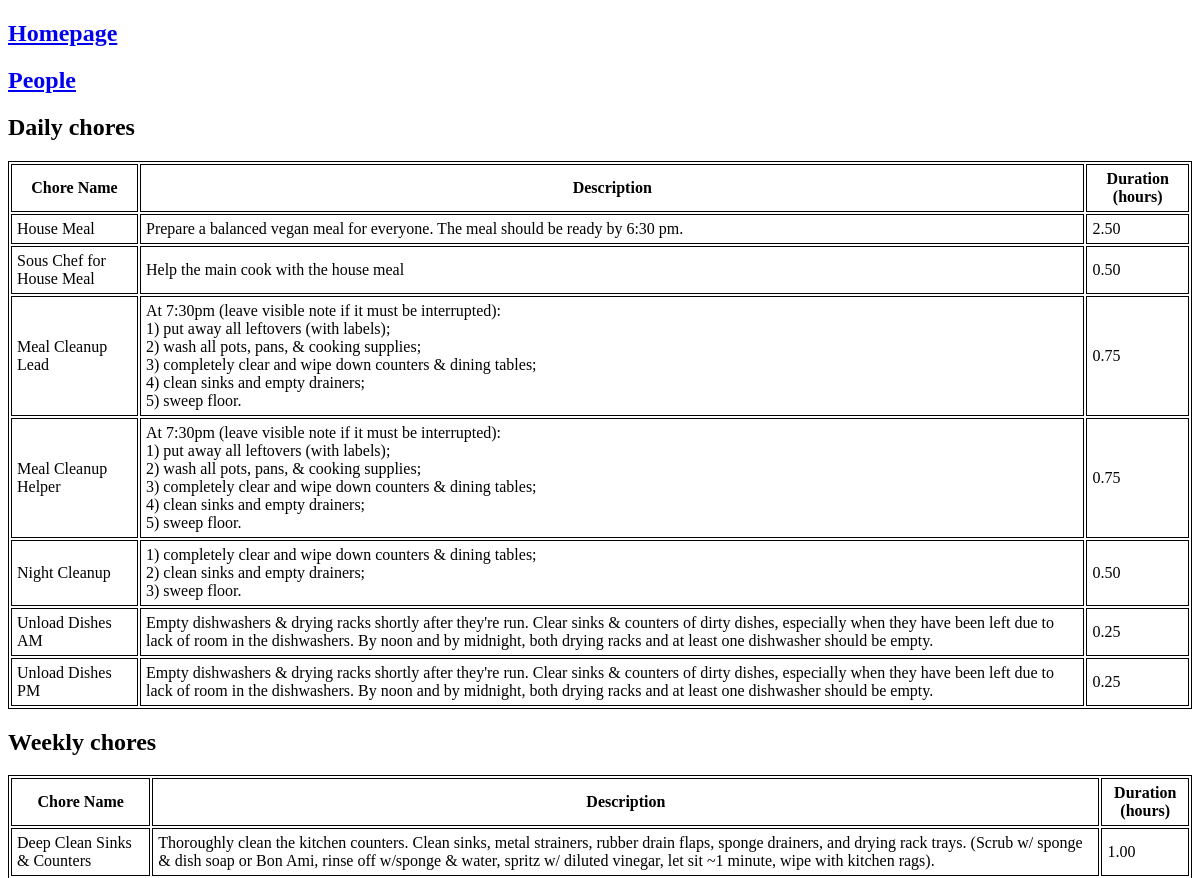
/tasks (upper part), run on an earlier commit of the app's database.
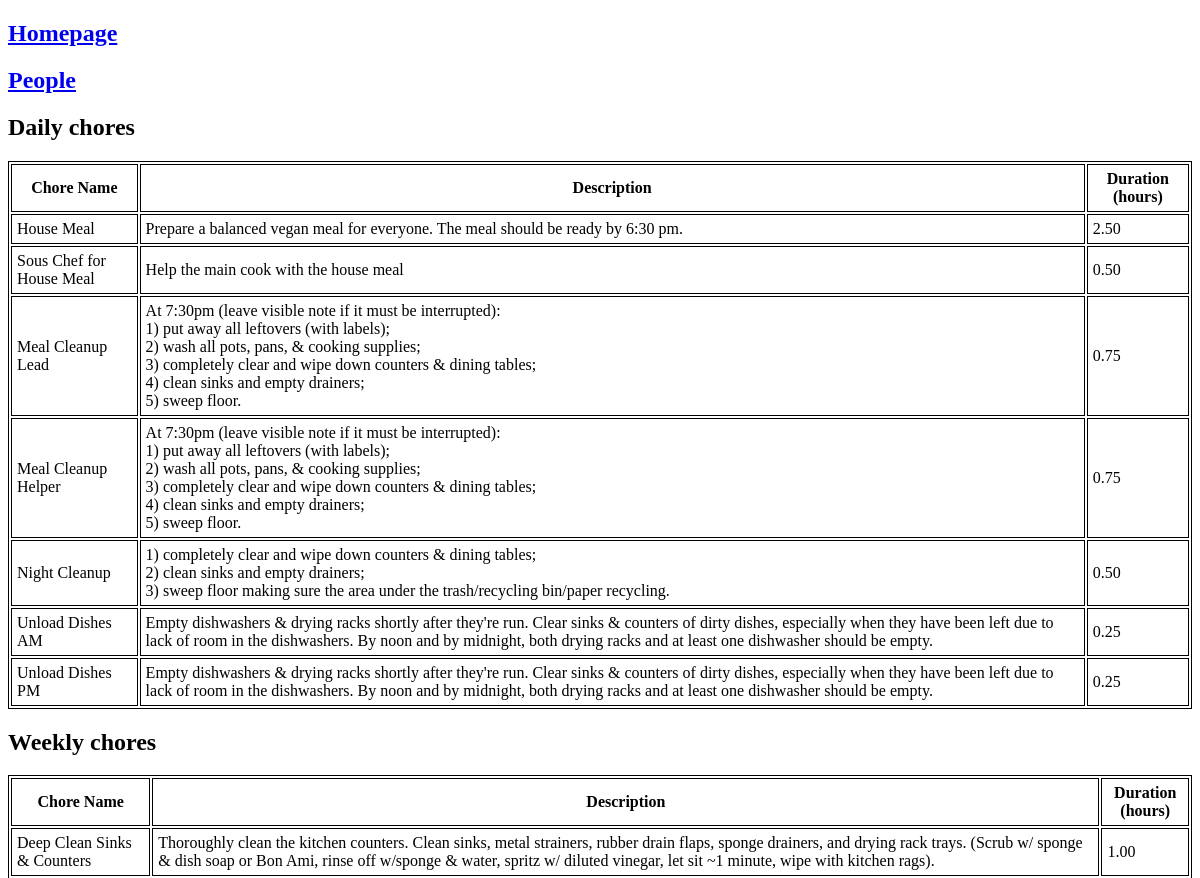
And on a later commit of the database.
### tables this page shows
CREATE TABLE "daily_tasks" (
"id" INTEGER,
  "task" TEXT,
  "category" TEXT,
  "description" TEXT,
  "duration_hours" REAL
);

### chore_chart.py (the view)
@app.route("/tasks")
def tasks():
    with sqlite3.connect(db) as con:
        daily_tasks = pd.read_sql(con=con, sql="SELECT * FROM daily_tasks")
        weekly_tasks = pd.read_sql(con=con, sql="SELECT * FROM weekly_tasks")
        occasional_tasks = pd.read_sql(
            con=con, sql="SELECT * FROM occasional_tasks",
            parse_dates = 'date_last_performed'
        )
        seasonal_tasks = pd.read_sql(
            con=con, sql="SELECT * FROM seasonal_tasks",
            parse_dates = 'date_last_performed'
        )
    return render_template(
        "tasks.html",
        daily_chores = daily_tasks,
        weekly_chores = weekly_tasks,
        occasional_chores = occasional_tasks,
        seasonal_chores = seasonal_tasks
    )

### templates/tasks.html (shortened to what this page needs)
<!doctype html>
<html>
  <head>
    <link rel="stylesheet" href="{{ url_for('static', filename='style.css') }}">
  </head>
  <body>
    <h2><a href="/">Homepage</a></h2>
    <h2><a href="/people">People</a></h2>
    <h2>Daily chores</h2>
    <table>
      <tr>
	<th>Chore Name</th>
	<th>Description</th>
	<th>Duration (hours)</th>
      </tr>
      {% for chore in daily_chores.itertuples() %}
      <tr>
	<td>{{chore.task}}</td>
	<td>{{chore.description.replace('\n', '<br>') | safe}}</td>
	<td>{{'%.2f' % chore.duration_hours}}</td>
      </tr>
      {% endfor %}
    </table>
    <h2>Weekly chores</h2>
    <table>
      <tr>
	<th>Chore Name</th>
	<th>Description</th>
	<th>Duration (hours)</th>
      </tr>
      {% for chore in weekly_chores.itertuples() %}
      <tr>
	<td>{{chore.task}}</td>
	<td>{{chore.description.replace('\n', '<br>') | safe}}</td>
	<td>{{'%.2f' % chore.duration_hours}}</td>
      </tr>
      {% endfor %}
    </table>
  </body>
</html>

What changed in the data, as far as the page shows it:
changed daily_tasks "Night Cleanup": description.replace "1) completely clear and wipe down counters & dining tables; 2) clean sinks and empty drainers; 3) sweep floor." → "…empty drainers; 3) sweep floor making sure the area under the trash/recycling bin/paper recycling."
